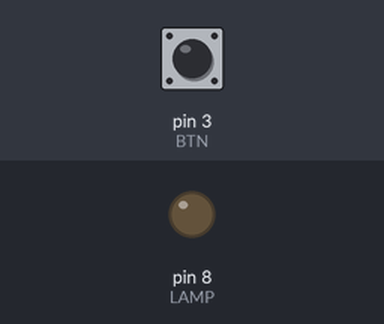
Simulated run of this sketch. Board: Arduino Uno, built with avr-gcc and run on an emulated ATmega328P. Parts: output pins drawn as LEDs (lit = HIGH). The test bench sets the inputs (shaded band); at power-on: pin 3 (BTN) HIGH.

Above: at 1.2 s.
1.3 s: pin 3 (BTN) pulled LOW for 0.15 s
At 2.2 s:
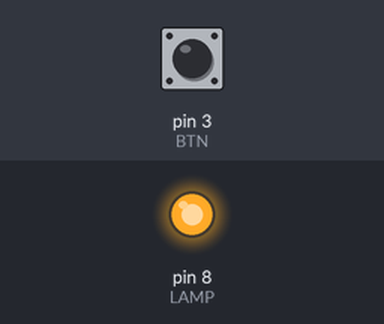
2.9 s: pin 3 (BTN) pulled LOW for 1 s
At 3.4 s:
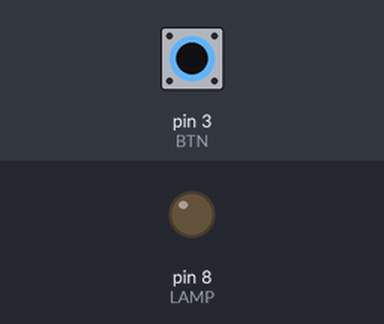
5.4 s: pin 3 (BTN) pulled LOW for 3.2 s
At 6.5 s:
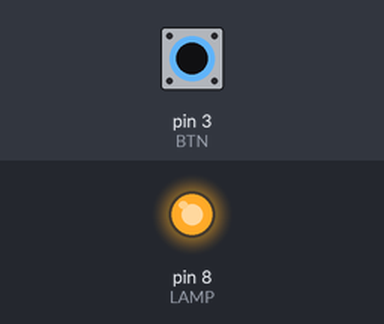
Timing chart, 0 to 8.4 s (numbered marks = the images above; inputs shaded):
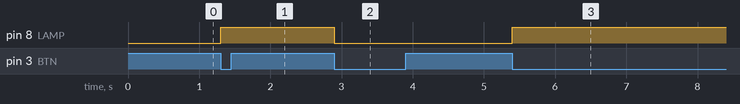

Measured:
- after the input at 1.3 s, pin 8 (LAMP): LOW → HIGH at once
- after the input at 2.9 s, pin 8 (LAMP): HIGH → LOW at once
- after the input at 5.4 s, pin 8 (LAMP): LOW → HIGH at once

The sketch:

sketch.ino
```cpp
// Cabin lamp latch — no debounce
const int BTN = 3;
const int LAMP = 8;
bool lit = false;
int prev = HIGH;
void setup()
{
    pinMode(BTN, INPUT_PULLUP);
    pinMode(LAMP, OUTPUT);
}
void loop()
{
    int v = digitalRead(BTN);
    if (prev == HIGH && v == LOW)
    {
        lit = !lit;
        digitalWrite(LAMP, lit ? HIGH : LOW);
    }
    prev = v;
}
```
